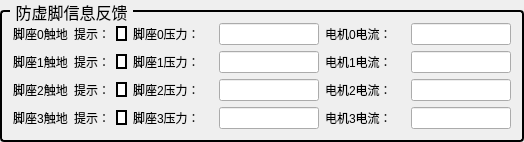
     <widget class="QGroupBox" name="groupBox_19">
      <property name="sizePolicy">
       <sizepolicy hsizetype="Minimum" vsizetype="Preferred">
        <horstretch>0</horstretch>
        <verstretch>0</verstretch>
       </sizepolicy>
      </property>
      <property name="minimumSize">
       <size>
        <width>500</width>
        <height>0</height>
       </size>
      </property>
      <property name="font">
       <font>
        <family>等线</family>
        <pointsize>12</pointsize>
       </font>
      </property>
      <property name="styleSheet">
       <string notr="true">QGroupBox {
    border: 2px solid #000000; /* 2px宽的黑色边框，可根据需要调整粗细和颜色 */
    border-radius: 4px; /* 可选：添加边框圆角 */
    margin-top: 10px; /* 为标题留出空间 */
}
QGroupBox::title {
    subcontrol-origin: margin;
    subcontrol-position: top left; /* 标题位置 */
    left: 10px; /* 标题左侧间距 */
    padding: 0 3px 0 3px; /* 标题文字周围留白 */
}</string>
      </property>
      <property name="title">
       <string>防虚脚信息反馈</string>
      </property>
      <layout class="QGridLayout" name="gridLayout_21">
       <item row="3" column="4">
        <widget class="QLabel" name="label_332">
         <property name="sizePolicy">
          <sizepolicy hsizetype="Preferred" vsizetype="Maximum">
           <horstretch>0</horstretch>
           <verstretch>0</verstretch>
          </sizepolicy>
         </property>
         <property name="minimumSize">
          <size>
           <width>80</width>
           <height>0</height>
          </size>
         </property>
         <property name="maximumSize">
          <size>
           <width>80</width>
           <height>16777215</height>
          </size>
         </property>
         <property name="text">
          <string>电机2电流：</string>
         </property>
        </widget>
       </item>
       <item row="1" column="5">
        <widget class="QLineEdit" name="Current1">
         <property name="sizePolicy">
          <sizepolicy hsizetype="Preferred" vsizetype="Fixed">
           <horstretch>0</horstretch>
           <verstretch>0</verstretch>
          </sizepolicy>
         </property>
         <property name="maximumSize">
          <size>
           <width>100</width>
           <height>16777215</height>
          </size>
         </property>
        </widget>
       </item>
       <item row="4" column="1">
        <layout class="QHBoxLayout" name="horizontalLayout_122">
         <item>
          <widget class="QLabel" name="label_246">
           <property name="sizePolicy">
            <sizepolicy hsizetype="Maximum" vsizetype="Maximum">
             <horstretch>0</horstretch>
             <verstretch>0</verstretch>
            </sizepolicy>
           </property>
           <property name="maximumSize">
            <size>
             <width>40</width>
             <height>16777215</height>
            </size>
           </property>
           <property name="text">
            <string>提示：</string>
           </property>
          </widget>
         </item>
         <item>
          <widget class="QLabel" name="lbl_Symbol3">
           <property name="sizePolicy">
            <sizepolicy hsizetype="Maximum" vsizetype="Maximum">
             <horstretch>0</horstretch>
             <verstretch>0</verstretch>
            </sizepolicy>
           </property>
           <property name="maximumSize">
            <size>
             <width>15</width>
             <height>15</height>
            </size>
           </property>
           <property name="styleSheet">
            <string notr="true">border-radius: 7px; border: 2px solid black;background-color: white;</string>
           </property>
           <property name="text">
            <string/>
           </property>
          </widget>
         </item>
        </layout>
       </item>
       <item row="4" column="4">
        <widget class="QLabel" name="label_335">
         <property name="sizePolicy">
          <sizepolicy hsizetype="Preferred" vsizetype="Preferred">
           <horstretch>0</horstretch>
           <verstretch>0</verstretch>
          </sizepolicy>
         </property>
         <property name="minimumSize">
          <size>
           <width>80</width>
           <height>0</height>
          </size>
         </property>
         <property name="maximumSize">
          <size>
           <width>80</width>
           <height>16777215</height>
          </size>
         </property>
         <property name="text">
          <string>电机3电流：</string>
         </property>
        </widget>
       </item>
       <item row="3" column="1">
        <layout class="QHBoxLayout" name="horizontalLayout_118">
         <item>
          <widget class="QLabel" name="label_242">
           <property name="sizePolicy">
            <sizepolicy hsizetype="Maximum" vsizetype="Preferred">
             <horstretch>0</horstretch>
             <verstretch>0</verstretch>
            </sizepolicy>
           </property>
           <property name="maximumSize">
            <size>
             <width>40</width>
             <height>16777215</height>
            </size>
           </property>
           <property name="text">
            <string>提示：</string>
           </property>
          </widget>
         </item>
         <item>
          <widget class="QLabel" name="lbl_Symbol2">
           <property name="sizePolicy">
            <sizepolicy hsizetype="Maximum" vsizetype="Maximum">
             <horstretch>0</horstretch>
             <verstretch>0</verstretch>
            </sizepolicy>
           </property>
           <property name="maximumSize">
            <size>
             <width>15</width>
             <height>15</height>
            </size>
           </property>
           <property name="styleSheet">
            <string notr="true">border-radius: 7px; border: 2px solid black;background-color: white;</string>
           </property>
           <property name="text">
            <string/>
           </property>
          </widget>
         </item>
        </layout>
       </item>
       <item row="1" column="0">
        <widget class="QLabel" name="label_156">
         <property name="sizePolicy">
          <sizepolicy hsizetype="Maximum" vsizetype="Preferred">
           <horstretch>0</horstretch>
           <verstretch>0</verstretch>
          </sizepolicy>
         </property>
         <property name="maximumSize">
          <size>
           <width>120</width>
           <height>16777215</height>
          </size>
         </property>
         <property name="text">
          <string>脚座1触地</string>
         </property>
         <property name="alignment">
          <set>Qt::AlignCenter</set>
         </property>
        </widget>
       </item>
       <item row="4" column="3">
        <widget class="QLineEdit" name="sensor3">
         <property name="sizePolicy">
          <sizepolicy hsizetype="Preferred" vsizetype="Fixed">
           <horstretch>0</horstretch>
           <verstretch>0</verstretch>
          </sizepolicy>
         </property>
         <property name="maximumSize">
          <size>
           <width>100</width>
           <height>16777215</height>
          </size>
         </property>
        </widget>
       </item>
       <item row="0" column="2">
        <widget class="QLabel" name="label_333">
         <property name="sizePolicy">
          <sizepolicy hsizetype="Preferred" vsizetype="Preferred">
           <horstretch>0</horstretch>
           <verstretch>0</verstretch>
          </sizepolicy>
         </property>
         <property name="minimumSize">
          <size>
           <width>80</width>
           <height>0</height>
          </size>
         </property>
         <property name="maximumSize">
          <size>
           <width>80</width>
           <height>16777215</height>
          </size>
         </property>
         <property name="text">
          <string>脚座0压力：</string>
         </property>
        </widget>
       </item>
       <item row="1" column="4">
        <widget class="QLabel" name="label_326">
         <property name="sizePolicy">
          <sizepolicy hsizetype="Preferred" vsizetype="Preferred">
           <horstretch>0</horstretch>
           <verstretch>0</verstretch>
          </sizepolicy>
         </property>
         <property name="minimumSize">
          <size>
           <width>80</width>
           <height>0</height>
          </size>
         </property>
         <property name="maximumSize">
          <size>
           <width>80</width>
           <height>16777215</height>
          </size>
         </property>
         <property name="text">
          <string>电机1电流：</string>
         </property>
        </widget>
       </item>
       <item row="3" column="3">
        <widget class="QLineEdit" name="sensor2">
         <property name="sizePolicy">
          <sizepolicy hsizetype="Preferred" vsizetype="Fixed">
           <horstretch>0</horstretch>
           <verstretch>0</verstretch>
          </sizepolicy>
         </property>
         <property name="maximumSize">
          <size>
           <width>100</width>
           <height>16777215</height>
          </size>
         </property>
        </widget>
       </item>
       <item row="1" column="2">
        <widget class="QLabel" name="label_336">
         <property name="sizePolicy">
          <sizepolicy hsizetype="Preferred" vsizetype="Preferred">
           <horstretch>0</horstretch>
           <verstretch>0</verstretch>
          </sizepolicy>
         </property>
         <property name="minimumSize">
          <size>
           <width>80</width>
           <height>0</height>
          </size>
         </property>
         <property name="maximumSize">
          <size>
           <width>80</width>
           <height>16777215</height>
          </size>
         </property>
         <property name="text">
          <string>脚座1压力：</string>
         </property>
        </widget>
       </item>
       <item row="3" column="0">
        <widget class="QLabel" name="label_158">
         <property name="sizePolicy">
          <sizepolicy hsizetype="Maximum" vsizetype="Preferred">
           <horstretch>0</horstretch>
           <verstretch>0</verstretch>
          </sizepolicy>
         </property>
         <property name="maximumSize">
          <size>
           <width>120</width>
           <height>16777215</height>
          </size>
         </property>
         <property name="text">
          <string>脚座2触地</string>
         </property>
         <property name="alignment">
          <set>Qt::AlignCenter</set>
         </property>
        </widget>
       </item>
       <item row="0" column="5">
        <widget class="QLineEdit" name="Current0">
         <property name="sizePolicy">
          <sizepolicy hsizetype="Preferred" vsizetype="Fixed">
           <horstretch>0</horstretch>
           <verstretch>0</verstretch>
          </sizepolicy>
         </property>
         <property name="maximumSize">
          <size>
           <width>100</width>
           <height>16777215</height>
          </size>
         </property>
        </widget>
       </item>
       <item row="3" column="2">
        <widget class="QLabel" name="label_334">
         <property name="sizePolicy">
          <sizepolicy hsizetype="Preferred" vsizetype="Maximum">
           <horstretch>0</horstretch>
           <verstretch>0</verstretch>
          </sizepolicy>
         </property>
         <property name="minimumSize">
          <size>
           <width>80</width>
           <height>0</height>
          </size>
         </property>
         <property name="maximumSize">
          <size>
           <width>80</width>
           <height>16777215</height>
          </size>
         </property>
         <property name="text">
          <string>脚座2压力：</string>
         </property>
        </widget>
       </item>
       <item row="1" column="1">
        <layout class="QHBoxLayout" name="horizontalLayout_120">
         <item>
          <widget class="QLabel" name="label_244">
           <property name="sizePolicy">
            <sizepolicy hsizetype="Maximum" vsizetype="Preferred">
             <horstretch>0</horstretch>
             <verstretch>0</verstretch>
            </sizepolicy>
           </property>
           <property name="maximumSize">
            <size>
             <width>40</width>
             <height>16777215</height>
            </size>
           </property>
           <property name="text">
            <string>提示：</string>
           </property>
          </widget>
         </item>
         <item>
          <widget class="QLabel" name="lbl_Symbol1">
           <property name="sizePolicy">
            <sizepolicy hsizetype="Maximum" vsizetype="Maximum">
             <horstretch>0</horstretch>
             <verstretch>0</verstretch>
            </sizepolicy>
           </property>
           <property name="maximumSize">
            <size>
             <width>15</width>
             <height>15</height>
            </size>
           </property>
           <property name="styleSheet">
            <string notr="true">border-radius: 7px; border: 2px solid black;background-color: white;</string>
           </property>
           <property name="text">
            <string/>
           </property>
          </widget>
         </item>
        </layout>
       </item>
       <item row="1" column="3">
        <widget class="QLineEdit" name="sensor1">
         <property name="sizePolicy">
          <sizepolicy hsizetype="Preferred" vsizetype="Fixed">
           <horstretch>0</horstretch>
           <verstretch>0</verstretch>
          </sizepolicy>
         </property>
         <property name="maximumSize">
          <size>
           <width>100</width>
           <height>16777215</height>
          </size>
         </property>
        </widget>
       </item>
       <item row="4" column="0">
        <widget class="QLabel" name="label_159">
         <property name="sizePolicy">
          <sizepolicy hsizetype="Maximum" vsizetype="Maximum">
           <horstretch>0</horstretch>
           <verstretch>0</verstretch>
          </sizepolicy>
         </property>
         <property name="maximumSize">
          <size>
           <width>120</width>
           <height>16777215</height>
          </size>
         </property>
         <property name="text">
          <string>脚座3触地</string>
         </property>
         <property name="alignment">
          <set>Qt::AlignCenter</set>
         </property>
        </widget>
       </item>
       <item row="0" column="0">
        <widget class="QLabel" name="label_157">
         <property name="sizePolicy">
          <sizepolicy hsizetype="Maximum" vsizetype="Preferred">
           <horstretch>0</horstretch>
           <verstretch>0</verstretch>
          </sizepolicy>
         </property>
         <property name="maximumSize">
          <size>
           <width>120</width>
           <height>16777215</height>
          </size>
         </property>
         <property name="text">
          <string>脚座0触地</string>
         </property>
         <property name="alignment">
          <set>Qt::AlignCenter</set>
         </property>
        </widget>
       </item>
       <item row="4" column="2">
        <widget class="QLabel" name="label_338">
         <property name="sizePolicy">
          <sizepolicy hsizetype="Preferred" vsizetype="Preferred">
           <horstretch>0</horstretch>
           <verstretch>0</verstretch>
          </sizepolicy>
         </property>
         <property name="minimumSize">
          <size>
           <width>80</width>
           <height>0</height>
          </size>
         </property>
         <property name="maximumSize">
          <size>
           <width>80</width>
           <height>16777215</height>
          </size>
         </property>
         <property name="text">
          <string>脚座3压力：</string>
         </property>
        </widget>
       </item>
       <item row="3" column="5">
        <widget class="QLineEdit" name="Current2">
         <property name="sizePolicy">
          <sizepolicy hsizetype="Preferred" vsizetype="Fixed">
           <horstretch>0</horstretch>
           <verstretch>0</verstretch>
          </sizepolicy>
         </property>
         <property name="maximumSize">
          <size>
           <width>100</width>
           <height>16777215</height>
          </size>
         </property>
        </widget>
       </item>
       <item row="0" column="3">
        <widget class="QLineEdit" name="sensor0">
         <property name="sizePolicy">
          <sizepolicy hsizetype="Preferred" vsizetype="Fixed">
           <horstretch>0</horstretch>
           <verstretch>0</verstretch>
          </sizepolicy>
         </property>
         <property name="maximumSize">
          <size>
           <width>100</width>
           <height>16777215</height>
          </size>
         </property>
        </widget>
       </item>
       <item row="4" column="5">
        <widget class="QLineEdit" name="Current3">
         <property name="sizePolicy">
          <sizepolicy hsizetype="Preferred" vsizetype="Fixed">
           <horstretch>0</horstretch>
           <verstretch>0</verstretch>
          </sizepolicy>
         </property>
         <property name="maximumSize">
          <size>
           <width>100</width>
           <height>16777215</height>
          </size>
         </property>
        </widget>
       </item>
       <item row="0" column="1">
        <layout class="QHBoxLayout" name="horizontalLayout_116">
         <item>
          <widget class="QLabel" name="label_240">
           <property name="sizePolicy">
            <sizepolicy hsizetype="Maximum" vsizetype="Maximum">
             <horstretch>0</horstretch>
             <verstretch>0</verstretch>
            </sizepolicy>
           </property>
           <property name="maximumSize">
            <size>
             <width>40</width>
             <height>16777215</height>
            </size>
           </property>
           <property name="text">
            <string>提示：</string>
           </property>
          </widget>
         </item>
         <item>
          <widget class="QLabel" name="lbl_Symbol0">
           <property name="sizePolicy">
            <sizepolicy hsizetype="Maximum" vsizetype="Maximum">
             <horstretch>0</horstretch>
             <verstretch>0</verstretch>
            </sizepolicy>
           </property>
           <property name="maximumSize">
            <size>
             <width>15</width>
             <height>15</height>
            </size>
           </property>
           <property name="styleSheet">
            <string notr="true">border-radius: 7px; border: 2px solid black;background-color: white;</string>
           </property>
           <property name="text">
            <string/>
           </property>
          </widget>
         </item>
        </layout>
       </item>
       <item row="0" column="4">
        <widget class="QLabel" name="label_337">
         <property name="sizePolicy">
          <sizepolicy hsizetype="Preferred" vsizetype="Preferred">
           <horstretch>0</horstretch>
           <verstretch>0</verstretch>
          </sizepolicy>
         </property>
         <property name="minimumSize">
          <size>
           <width>80</width>
           <height>0</height>
          </size>
         </property>
         <property name="maximumSize">
          <size>
           <width>80</width>
           <height>16777215</height>
          </size>
         </property>
         <property name="text">
          <string>电机0电流：</string>
         </property>
        </widget>
       </item>
      </layout>
     </widget>
